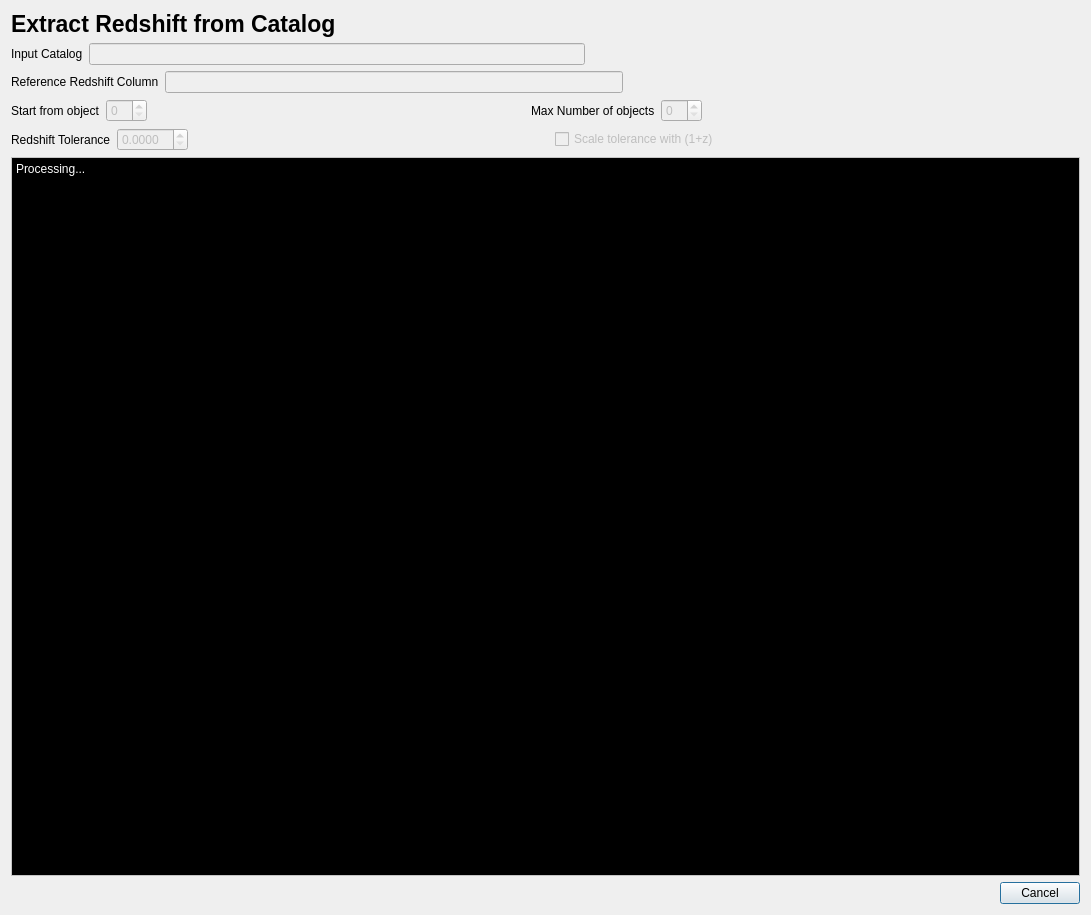
<?xml version="1.0" encoding="UTF-8"?>
<ui version="4.0">
 <class>Euclid::PhzQtUI::DialogExtractZ</class>
 <widget class="QDialog" name="Euclid::PhzQtUI::DialogExtractZ">
  <property name="windowModality">
   <enum>Qt::ApplicationModal</enum>
  </property>
  <property name="geometry">
   <rect>
    <x>0</x>
    <y>0</y>
    <width>1091</width>
    <height>915</height>
   </rect>
  </property>
  <property name="windowTitle">
   <string>Extract Redshift from Catalog</string>
  </property>
  <layout class="QVBoxLayout" name="verticalLayout">
   <item>
    <layout class="QHBoxLayout" name="horizontalLayout_2">
     <item>
      <widget class="QLabel" name="lbl_title">
       <property name="font">
        <font>
         <pointsize>17</pointsize>
         <bold>true</bold>
        </font>
       </property>
       <property name="text">
        <string>Extract Redshift from Catalog</string>
       </property>
      </widget>
     </item>
     <item>
      <spacer name="horizontalSpacer_4">
       <property name="orientation">
        <enum>Qt::Horizontal</enum>
       </property>
       <property name="sizeHint" stdset="0">
        <size>
         <width>40</width>
         <height>20</height>
        </size>
       </property>
      </spacer>
     </item>
    </layout>
   </item>
   <item>
    <layout class="QHBoxLayout" name="horizontalLayout">
     <item>
      <widget class="QLabel" name="label">
       <property name="text">
        <string>Input Catalog</string>
       </property>
      </widget>
     </item>
     <item>
      <widget class="QLineEdit" name="le_cat">
       <property name="enabled">
        <bool>false</bool>
       </property>
      </widget>
     </item>
     <item>
      <spacer name="horizontalSpacer">
       <property name="orientation">
        <enum>Qt::Horizontal</enum>
       </property>
       <property name="sizeHint" stdset="0">
        <size>
         <width>40</width>
         <height>20</height>
        </size>
       </property>
      </spacer>
     </item>
    </layout>
   </item>
   <item>
    <layout class="QHBoxLayout" name="horizontalLayout_4">
     <item>
      <widget class="QLabel" name="label_5">
       <property name="text">
        <string>Reference Redshift Column</string>
       </property>
      </widget>
     </item>
     <item>
      <widget class="QLineEdit" name="le_col">
       <property name="enabled">
        <bool>false</bool>
       </property>
      </widget>
     </item>
     <item>
      <spacer name="horizontalSpacer_3">
       <property name="orientation">
        <enum>Qt::Horizontal</enum>
       </property>
       <property name="sizeHint" stdset="0">
        <size>
         <width>40</width>
         <height>20</height>
        </size>
       </property>
      </spacer>
     </item>
    </layout>
   </item>
   <item>
    <layout class="QHBoxLayout" name="horizontalLayout_5">
     <item>
      <widget class="QLabel" name="label_2">
       <property name="text">
        <string>Start from object</string>
       </property>
      </widget>
     </item>
     <item>
      <widget class="QSpinBox" name="sb_start">
       <property name="enabled">
        <bool>false</bool>
       </property>
      </widget>
     </item>
     <item>
      <spacer name="horizontalSpacer_5">
       <property name="orientation">
        <enum>Qt::Horizontal</enum>
       </property>
       <property name="sizeHint" stdset="0">
        <size>
         <width>40</width>
         <height>20</height>
        </size>
       </property>
      </spacer>
     </item>
     <item>
      <widget class="QLabel" name="label_3">
       <property name="text">
        <string>Max Number of objects</string>
       </property>
      </widget>
     </item>
     <item>
      <widget class="QSpinBox" name="sb_number">
       <property name="enabled">
        <bool>false</bool>
       </property>
      </widget>
     </item>
     <item>
      <spacer name="horizontalSpacer_6">
       <property name="orientation">
        <enum>Qt::Horizontal</enum>
       </property>
       <property name="sizeHint" stdset="0">
        <size>
         <width>40</width>
         <height>20</height>
        </size>
       </property>
      </spacer>
     </item>
    </layout>
   </item>
   <item>
    <layout class="QHBoxLayout" name="horizontalLayout_6">
     <item>
      <widget class="QLabel" name="label_4">
       <property name="text">
        <string>Redshift Tolerance</string>
       </property>
      </widget>
     </item>
     <item>
      <widget class="QDoubleSpinBox" name="sb_tol">
       <property name="enabled">
        <bool>false</bool>
       </property>
       <property name="decimals">
        <number>4</number>
       </property>
      </widget>
     </item>
     <item>
      <spacer name="horizontalSpacer_7">
       <property name="orientation">
        <enum>Qt::Horizontal</enum>
       </property>
       <property name="sizeHint" stdset="0">
        <size>
         <width>40</width>
         <height>20</height>
        </size>
       </property>
      </spacer>
     </item>
     <item>
      <widget class="QCheckBox" name="cb_scale">
       <property name="enabled">
        <bool>false</bool>
       </property>
       <property name="text">
        <string>Scale tolerance with (1+z)</string>
       </property>
      </widget>
     </item>
     <item>
      <spacer name="horizontalSpacer_8">
       <property name="orientation">
        <enum>Qt::Horizontal</enum>
       </property>
       <property name="sizeHint" stdset="0">
        <size>
         <width>40</width>
         <height>20</height>
        </size>
       </property>
      </spacer>
     </item>
    </layout>
   </item>
   <item>
    <widget class="QPlainTextEdit" name="out_cons">
     <property name="enabled">
      <bool>true</bool>
     </property>
     <property name="palette">
      <palette>
       <active>
        <colorrole role="WindowText">
         <brush brushstyle="SolidPattern">
          <color alpha="255">
           <red>0</red>
           <green>0</green>
           <blue>0</blue>
          </color>
         </brush>
        </colorrole>
        <colorrole role="Button">
         <brush brushstyle="SolidPattern">
          <color alpha="255">
           <red>255</red>
           <green>255</green>
           <blue>255</blue>
          </color>
         </brush>
        </colorrole>
        <colorrole role="Light">
         <brush brushstyle="SolidPattern">
          <color alpha="255">
           <red>255</red>
           <green>255</green>
           <blue>255</blue>
          </color>
         </brush>
        </colorrole>
        <colorrole role="Midlight">
         <brush brushstyle="SolidPattern">
          <color alpha="255">
           <red>255</red>
           <green>255</green>
           <blue>255</blue>
          </color>
         </brush>
        </colorrole>
        <colorrole role="Dark">
         <brush brushstyle="SolidPattern">
          <color alpha="255">
           <red>127</red>
           <green>127</green>
           <blue>127</blue>
          </color>
         </brush>
        </colorrole>
        <colorrole role="Mid">
         <brush brushstyle="SolidPattern">
          <color alpha="255">
           <red>170</red>
           <green>170</green>
           <blue>170</blue>
          </color>
         </brush>
        </colorrole>
        <colorrole role="Text">
         <brush brushstyle="SolidPattern">
          <color alpha="255">
           <red>255</red>
           <green>255</green>
           <blue>255</blue>
          </color>
         </brush>
        </colorrole>
        <colorrole role="BrightText">
         <brush brushstyle="SolidPattern">
          <color alpha="255">
           <red>255</red>
           <green>255</green>
           <blue>255</blue>
          </color>
         </brush>
        </colorrole>
        <colorrole role="ButtonText">
         <brush brushstyle="SolidPattern">
          <color alpha="255">
           <red>0</red>
           <green>0</green>
           <blue>0</blue>
          </color>
         </brush>
        </colorrole>
        <colorrole role="Base">
         <brush brushstyle="SolidPattern">
          <color alpha="255">
           <red>0</red>
           <green>0</green>
           <blue>0</blue>
          </color>
         </brush>
        </colorrole>
        <colorrole role="Window">
         <brush brushstyle="SolidPattern">
          <color alpha="255">
           <red>255</red>
           <green>255</green>
           <blue>255</blue>
          </color>
         </brush>
        </colorrole>
        <colorrole role="Shadow">
         <brush brushstyle="SolidPattern">
          <color alpha="255">
           <red>0</red>
           <green>0</green>
           <blue>0</blue>
          </color>
         </brush>
        </colorrole>
        <colorrole role="AlternateBase">
         <brush brushstyle="SolidPattern">
          <color alpha="255">
           <red>255</red>
           <green>255</green>
           <blue>255</blue>
          </color>
         </brush>
        </colorrole>
        <colorrole role="ToolTipBase">
         <brush brushstyle="SolidPattern">
          <color alpha="255">
           <red>255</red>
           <green>255</green>
           <blue>220</blue>
          </color>
         </brush>
        </colorrole>
        <colorrole role="ToolTipText">
         <brush brushstyle="SolidPattern">
          <color alpha="255">
           <red>0</red>
           <green>0</green>
           <blue>0</blue>
          </color>
         </brush>
        </colorrole>
        <colorrole role="PlaceholderText">
         <brush brushstyle="NoBrush">
          <color alpha="128">
           <red>255</red>
           <green>255</green>
           <blue>255</blue>
          </color>
         </brush>
        </colorrole>
       </active>
       <inactive>
        <colorrole role="WindowText">
         <brush brushstyle="SolidPattern">
          <color alpha="255">
           <red>0</red>
           <green>0</green>
           <blue>0</blue>
          </color>
         </brush>
        </colorrole>
        <colorrole role="Button">
         <brush brushstyle="SolidPattern">
          <color alpha="255">
           <red>255</red>
           <green>255</green>
           <blue>255</blue>
          </color>
         </brush>
        </colorrole>
        <colorrole role="Light">
         <brush brushstyle="SolidPattern">
          <color alpha="255">
           <red>255</red>
           <green>255</green>
           <blue>255</blue>
          </color>
         </brush>
        </colorrole>
        <colorrole role="Midlight">
         <brush brushstyle="SolidPattern">
          <color alpha="255">
           <red>255</red>
           <green>255</green>
           <blue>255</blue>
          </color>
         </brush>
        </colorrole>
        <colorrole role="Dark">
         <brush brushstyle="SolidPattern">
          <color alpha="255">
           <red>127</red>
           <green>127</green>
           <blue>127</blue>
          </color>
         </brush>
        </colorrole>
        <colorrole role="Mid">
         <brush brushstyle="SolidPattern">
          <color alpha="255">
           <red>170</red>
           <green>170</green>
           <blue>170</blue>
          </color>
         </brush>
        </colorrole>
        <colorrole role="Text">
         <brush brushstyle="SolidPattern">
          <color alpha="255">
           <red>255</red>
           <green>255</green>
           <blue>255</blue>
          </color>
         </brush>
        </colorrole>
        <colorrole role="BrightText">
         <brush brushstyle="SolidPattern">
          <color alpha="255">
           <red>255</red>
           <green>255</green>
           <blue>255</blue>
          </color>
         </brush>
        </colorrole>
        <colorrole role="ButtonText">
         <brush brushstyle="SolidPattern">
          <color alpha="255">
           <red>0</red>
           <green>0</green>
           <blue>0</blue>
          </color>
         </brush>
        </colorrole>
        <colorrole role="Base">
         <brush brushstyle="SolidPattern">
          <color alpha="255">
           <red>0</red>
           <green>0</green>
           <blue>0</blue>
          </color>
         </brush>
        </colorrole>
        <colorrole role="Window">
         <brush brushstyle="SolidPattern">
          <color alpha="255">
           <red>255</red>
           <green>255</green>
           <blue>255</blue>
          </color>
         </brush>
        </colorrole>
        <colorrole role="Shadow">
         <brush brushstyle="SolidPattern">
          <color alpha="255">
           <red>0</red>
           <green>0</green>
           <blue>0</blue>
          </color>
         </brush>
        </colorrole>
        <colorrole role="AlternateBase">
         <brush brushstyle="SolidPattern">
          <color alpha="255">
           <red>255</red>
           <green>255</green>
           <blue>255</blue>
          </color>
         </brush>
        </colorrole>
        <colorrole role="ToolTipBase">
         <brush brushstyle="SolidPattern">
          <color alpha="255">
           <red>255</red>
           <green>255</green>
           <blue>220</blue>
          </color>
         </brush>
        </colorrole>
        <colorrole role="ToolTipText">
         <brush brushstyle="SolidPattern">
          <color alpha="255">
           <red>0</red>
           <green>0</green>
           <blue>0</blue>
          </color>
         </brush>
        </colorrole>
        <colorrole role="PlaceholderText">
         <brush brushstyle="NoBrush">
          <color alpha="128">
           <red>255</red>
           <green>255</green>
           <blue>255</blue>
          </color>
         </brush>
        </colorrole>
       </inactive>
       <disabled>
        <colorrole role="WindowText">
         <brush brushstyle="SolidPattern">
          <color alpha="255">
           <red>127</red>
           <green>127</green>
           <blue>127</blue>
          </color>
         </brush>
        </colorrole>
        <colorrole role="Button">
         <brush brushstyle="SolidPattern">
          <color alpha="255">
           <red>255</red>
           <green>255</green>
           <blue>255</blue>
          </color>
         </brush>
        </colorrole>
        <colorrole role="Light">
         <brush brushstyle="SolidPattern">
          <color alpha="255">
           <red>255</red>
           <green>255</green>
           <blue>255</blue>
          </color>
         </brush>
        </colorrole>
        <colorrole role="Midlight">
         <brush brushstyle="SolidPattern">
          <color alpha="255">
           <red>255</red>
           <green>255</green>
           <blue>255</blue>
          </color>
         </brush>
        </colorrole>
        <colorrole role="Dark">
         <brush brushstyle="SolidPattern">
          <color alpha="255">
           <red>127</red>
           <green>127</green>
           <blue>127</blue>
          </color>
         </brush>
        </colorrole>
        <colorrole role="Mid">
         <brush brushstyle="SolidPattern">
          <color alpha="255">
           <red>170</red>
           <green>170</green>
           <blue>170</blue>
          </color>
         </brush>
        </colorrole>
        <colorrole role="Text">
         <brush brushstyle="SolidPattern">
          <color alpha="255">
           <red>127</red>
           <green>127</green>
           <blue>127</blue>
          </color>
         </brush>
        </colorrole>
        <colorrole role="BrightText">
         <brush brushstyle="SolidPattern">
          <color alpha="255">
           <red>255</red>
           <green>255</green>
           <blue>255</blue>
          </color>
         </brush>
        </colorrole>
        <colorrole role="ButtonText">
         <brush brushstyle="SolidPattern">
          <color alpha="255">
           <red>127</red>
           <green>127</green>
           <blue>127</blue>
          </color>
         </brush>
        </colorrole>
        <colorrole role="Base">
         <brush brushstyle="SolidPattern">
          <color alpha="255">
           <red>0</red>
           <green>0</green>
           <blue>0</blue>
          </color>
         </brush>
        </colorrole>
        <colorrole role="Window">
         <brush brushstyle="SolidPattern">
          <color alpha="255">
           <red>255</red>
           <green>255</green>
           <blue>255</blue>
          </color>
         </brush>
        </colorrole>
        <colorrole role="Shadow">
         <brush brushstyle="SolidPattern">
          <color alpha="255">
           <red>0</red>
           <green>0</green>
           <blue>0</blue>
          </color>
         </brush>
        </colorrole>
        <colorrole role="AlternateBase">
         <brush brushstyle="SolidPattern">
          <color alpha="255">
           <red>255</red>
           <green>255</green>
           <blue>255</blue>
          </color>
         </brush>
        </colorrole>
        <colorrole role="ToolTipBase">
         <brush brushstyle="SolidPattern">
          <color alpha="255">
           <red>255</red>
           <green>255</green>
           <blue>220</blue>
          </color>
         </brush>
        </colorrole>
        <colorrole role="ToolTipText">
         <brush brushstyle="SolidPattern">
          <color alpha="255">
           <red>0</red>
           <green>0</green>
           <blue>0</blue>
          </color>
         </brush>
        </colorrole>
        <colorrole role="PlaceholderText">
         <brush brushstyle="NoBrush">
          <color alpha="128">
           <red>255</red>
           <green>255</green>
           <blue>255</blue>
          </color>
         </brush>
        </colorrole>
       </disabled>
      </palette>
     </property>
     <property name="focusPolicy">
      <enum>Qt::NoFocus</enum>
     </property>
     <property name="plainText">
      <string>Processing...</string>
     </property>
    </widget>
   </item>
   <item>
    <layout class="QHBoxLayout" name="horizontalLayout_3">
     <item>
      <spacer name="horizontalSpacer_2">
       <property name="orientation">
        <enum>Qt::Horizontal</enum>
       </property>
       <property name="sizeHint" stdset="0">
        <size>
         <width>40</width>
         <height>20</height>
        </size>
       </property>
      </spacer>
     </item>
     <item>
      <widget class="QPushButton" name="btn_cancel">
       <property name="text">
        <string>Cancel</string>
       </property>
      </widget>
     </item>
    </layout>
   </item>
  </layout>
 </widget>
 <resources/>
 <connections/>
</ui>
